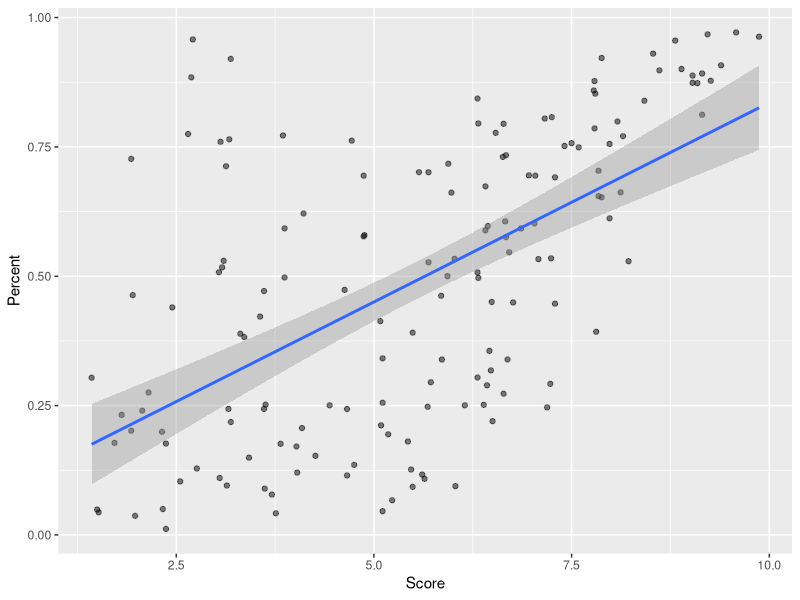
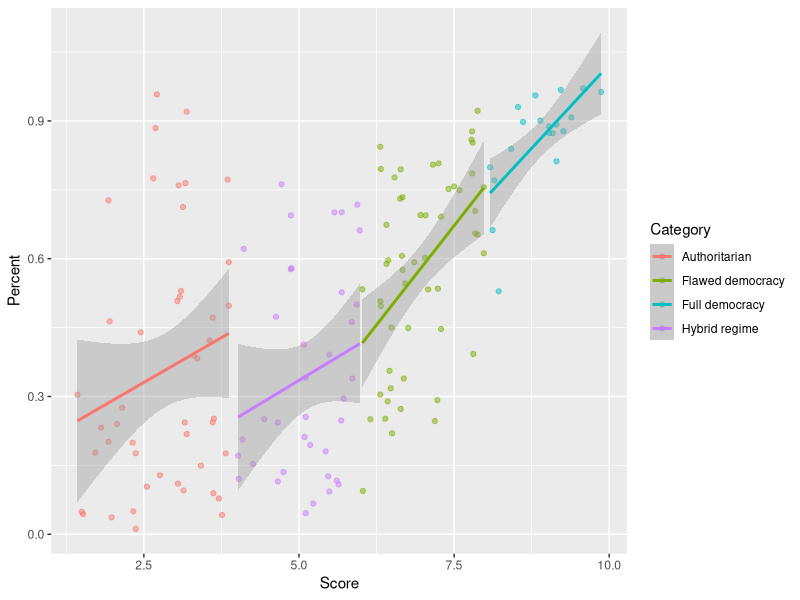
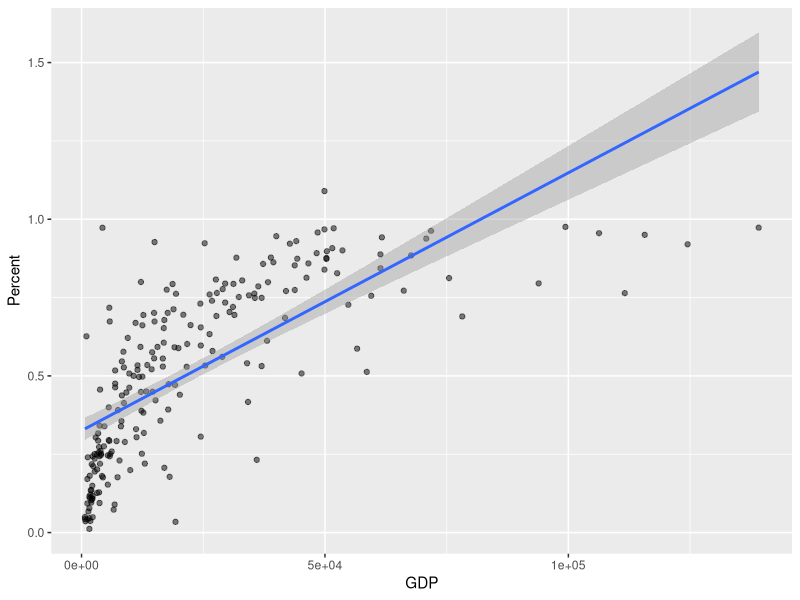
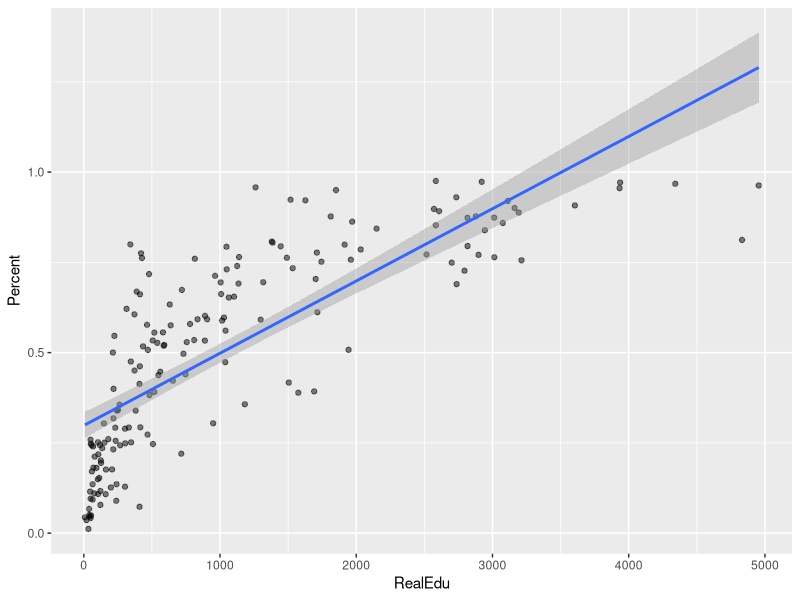
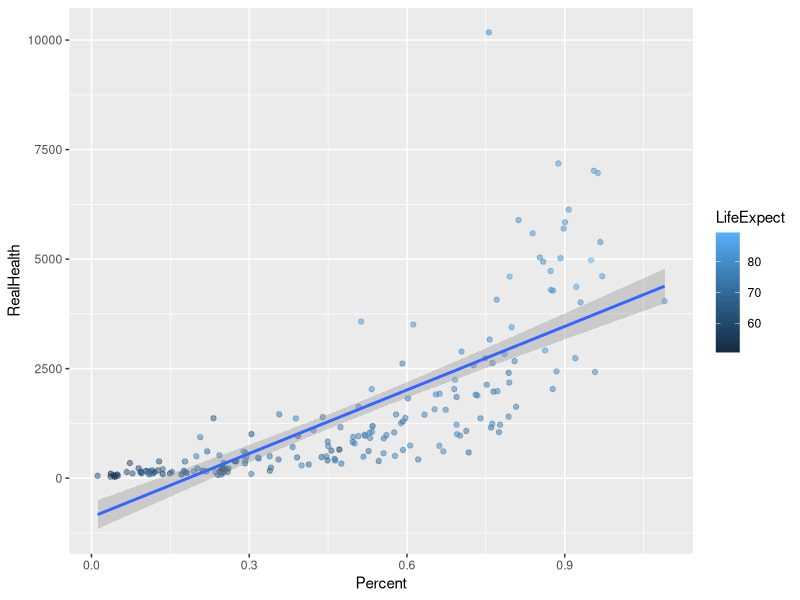
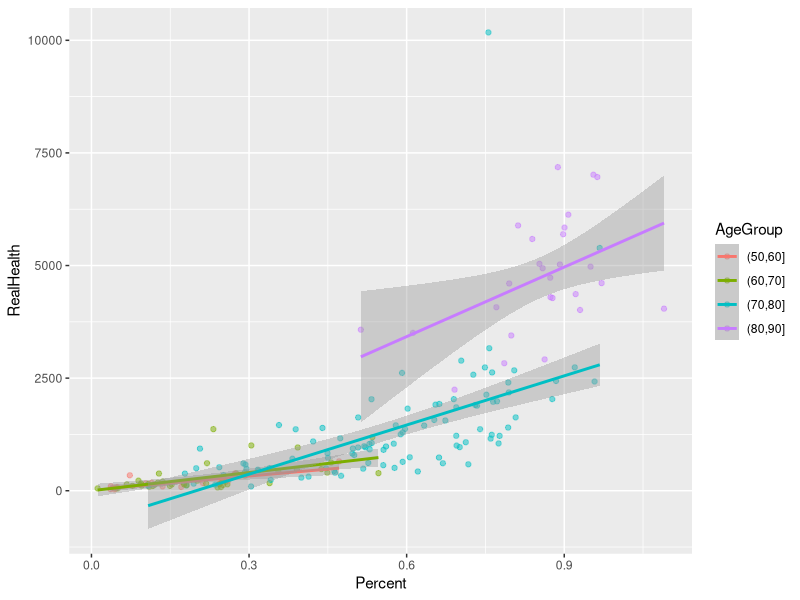

Source code (R) for these figures, in order:
## ---- chunk 1
knitr::opts_chunk$set(echo = FALSE)
#install.packages("tidyverse")
library(tidyverse)
# library(rmarkdown)
#install.packages("devtools")
# devtools::install_github("cardiomoon/ggiraphExtra")
# library(ggiraph)
# library(ggiraphExtra)
## ---- chunk 2
internetusers <- read_csv("Data/internetusers_cia2017.csv")
internetusers <- internetusers[c(2,3)]
colnames(internetusers) <- c("Country","Users")
## ---- chunk 3
population <- read_csv("Data/population_cia2017.csv")
population <- population[c(2,3)]
colnames(population) <- c("Country","Population")
## ---- chunk 4
usage <- inner_join(internetusers, population) 
usage <- mutate(usage, Percent = usage$Users / usage$Population)
## ---- chunk 5
region <- read_csv("Data/world_regions.csv")

## ---- chunk 6
democracy <- read_csv("Data/democracyindex2017.csv")
democracy <- democracy [-c(21, 78, 118, 171),]
democracy <- democracy [c(2,3,9)]
democracy$Category <- as.factor(democracy$Category)
democracy$Score <- as.numeric(democracy$Score)
## ---- chunk 7
education <- read_csv("Data/education_cia2017.csv")
education <- education[c(2, 3)]
colnames(education) <- c("Country", "EduExpend")
## ---- chunk 8
gdpppp <- read_csv("Data/gdpppp_cia2017.csv")
gdpppp <- gdpppp[c(2, 3)]
colnames(gdpppp) <- c("Country","GDP")
gdpppp$GDP <- as.numeric(gsub('[$,]', '', gdpppp$GDP))
## ---- chunk 9
lifeexpect <- read_csv("Data/lifeexpect_cia2017.csv")
lifeexpect <- lifeexpect[c(2,3)]
colnames(lifeexpect) <- c("Country", "LifeExpect") 
lifeexpect <- mutate(lifeexpect, AgeGroup = cut(lifeexpect$LifeExpect, c(50, 60, 70, 80, 90)))
## ---- chunk 10
healthexpend <- read_csv("Data/healthexpend_cia2017.csv")
healthexpend <- healthexpend[c(2,3)]
colnames(healthexpend) <- c("Country", "HealthExpend")
## ---- chunk 11
head(usage)
## ---- chunk 12
internet_demo <- inner_join(usage, democracy)
## ---- chunk 13
head(internet_demo)
## ---- chunk 14
internet_demo %>% ggplot(aes(x=Score, y=Percent)) + geom_point(alpha=0.5) +
  geom_smooth(method="lm", se=TRUE)
## ---- chunk 15
lm_demo <- lm(Percent ~ Score, internet_demo)
summary(lm_demo)
## ---- chunk 16
internet_demo %>% ggplot(aes(x=Score, y=Percent, color=Category)) + geom_point(alpha=0.5) +
  geom_smooth(method="lm", se=TRUE)
## ---- chunk 17
internet_econ <- inner_join(usage, gdpppp)
## ---- chunk 18
head(internet_econ)
## ---- chunk 19
internet_econ %>% ggplot(aes(x=GDP, y=Percent)) + geom_point(alpha=0.5) +
  geom_smooth(method="lm", se=TRUE)
## ---- chunk 20
lm_econ <- lm(Percent ~ GDP, internet_econ)
summary(lm_econ)
## ---- chunk 21
internet_edu <- inner_join(usage, education) %>%
  inner_join(., gdpppp) %>%
  mutate(RealEdu = GDP * EduExpend * 0.01)
## ---- chunk 22
head(internet_edu)
## ---- chunk 23
internet_edu %>% ggplot(aes(x=RealEdu, y=Percent)) + geom_point(alpha=0.5) +
  geom_smooth(method="lm", se=TRUE)
## ---- chunk 24
lm_edu <- lm(Percent ~ RealEdu, internet_edu)
summary(lm_edu)
## ---- chunk 25
internet_health <- inner_join(usage, healthexpend) %>%
  inner_join(., lifeexpect) %>%
  inner_join(., gdpppp) %>%
  mutate(RealHealth = HealthExpend * GDP * 0.01)
internet_health <- internet_health[c(1, 4, 6, 7, 9)]
## ---- chunk 26
head(internet_health)
## ---- chunk 27
lm_health <- lm(Percent ~ RealHealth + LifeExpect, internet_health)
summary(lm_health)
## ---- chunk 28
internet_health %>% ggplot(aes(x=Percent, y=RealHealth, color = LifeExpect)) + geom_point(alpha=0.5) +
  geom_smooth(method="lm", se=TRUE)
## ---- chunk 29

internet_health %>% ggplot(aes(x=Percent, y=RealHealth, color = AgeGroup)) + geom_point(alpha=0.5) +
  geom_smooth(method="lm", se=TRUE)
